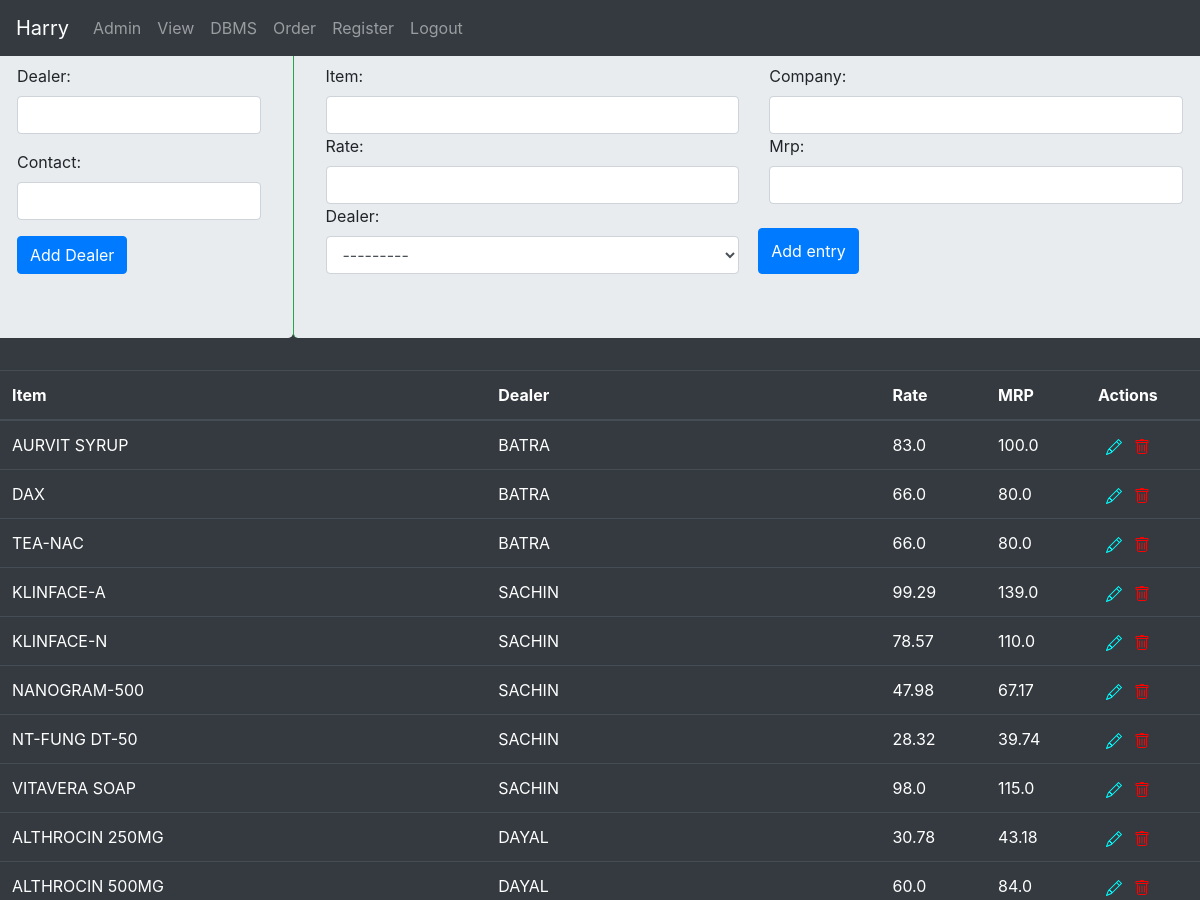
Before: /harry/dbms/ (signed in, upper part) with the older database file.
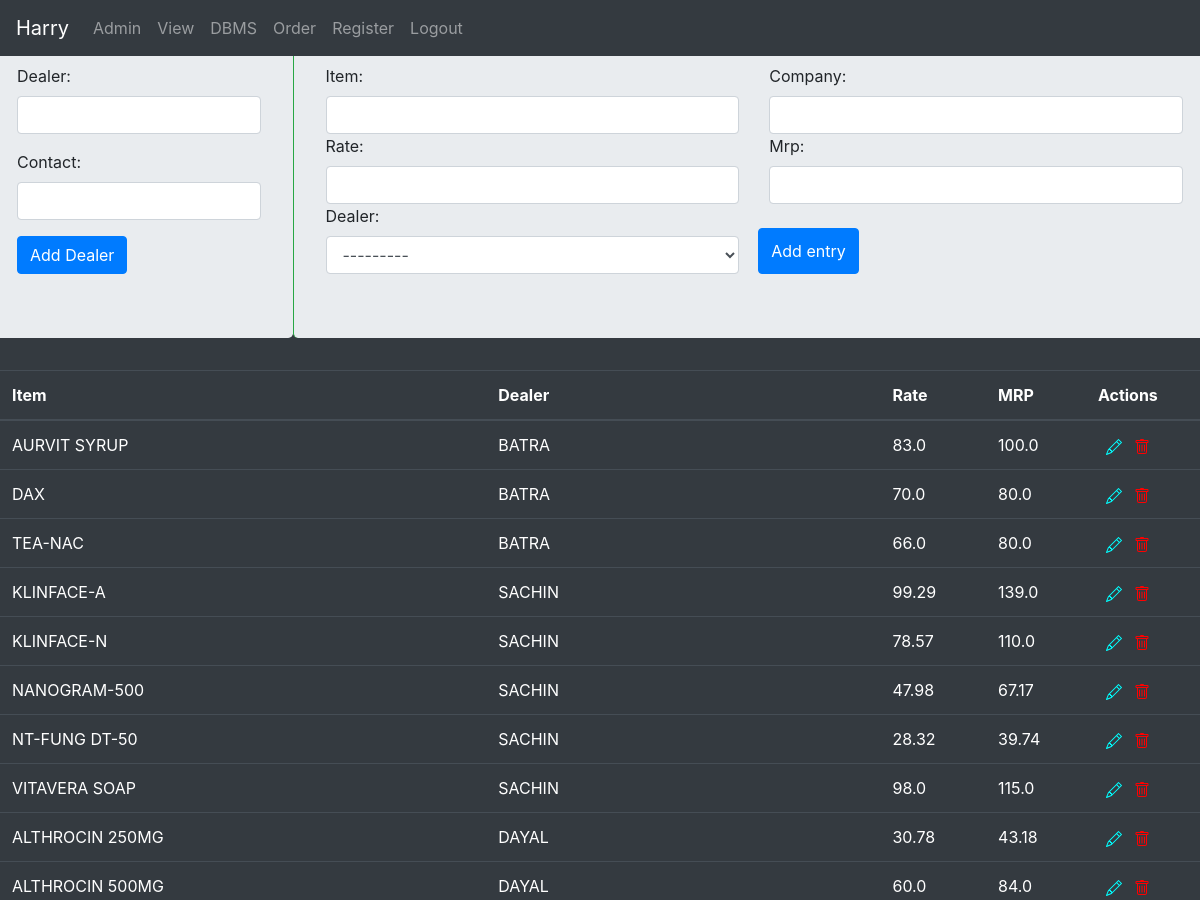
After: the same page with the newer database file.
### basicapp/models.py (models this page shows, shortened)
class UserStock(models.Model):
    owner = models.ForeignKey(User, on_delete=models.CASCADE, default=None)
    dealer = models.ForeignKey(UserDealers, on_delete=models.CASCADE)
    item=models.CharField(max_length=200)
    company = models.CharField(max_length=200, blank=True, default=None)
    rate=models.FloatField(blank=True, default=None)
    mrp = models.FloatField(blank=True, default=None)

class UserDealers(models.Model):
    owner = models.ForeignKey(User, on_delete=models.CASCADE)
    dealer=models.CharField(max_length=200)
    contact = models.TextField(max_length=100, blank=True)
    def __str__(self):
        return self.dealer

### basicapp/views.py (the view, shortened to what this page needs)
# urls.py: path('dbms/', views.dbms.as_view(), name='dbms'),
class dbms(View):
    def get(self,request,*args,**kwargs):
        if request.user.is_authenticated:
            entry_form = EntryForm(request.user, request.POST)
            dealer_form = DealerForm()
            itemlist=UserStock.objects.filter(owner__username=request.user.username).order_by('dealer','item')
            return render(request, 'basicapp/dbms.html', {'entry_form': entry_form, 'dealer_form': dealer_form,'records':itemlist})
        else:
            return render(request, 'basicapp/login.html')

### basicapp/forms.py
class EntryForm(forms.ModelForm):
    def __init__(self,user,*args, **kwargs):
        super().__init__(*args, **kwargs)
        self.fields['dealer'].queryset = UserDealers.objects.filter(owner=user)
    class Meta():
        model=UserStock
        fields = ('item', 'company', 'rate', 'mrp', 'dealer')
        widgets={
            'item': forms.TextInput(attrs={'class': 'form-control'}),
            'dealer': forms.Select(attrs={'class': 'form-control'}),
            'company': forms.TextInput(attrs={'class': 'form-control'}),
            'rate': forms.NumberInput(attrs={'class': 'form-control'}),
            'mrp': forms.NumberInput(attrs={'class': 'form-control'}),
        }

class DealerForm(forms.ModelForm):
    dealer = forms.CharField(max_length=200,widget=forms.TextInput(attrs={'class': 'form-control'}))
    contact = forms.CharField(widget=forms.TextInput(attrs={'class': 'form-control'}))
    class Meta():
        model=UserDealers
        fields=('dealer','contact')

### templates/basicapp/dbms.html (shortened to what this page needs)
{% extends 'basicapp/base.html' %}
{% block bodyblock %}
<div class="row">
<div class="col-lg-3 jumbotron">
    <form method="post" enctype="multipart/form-data">
        {{dealer_form.as_p}}
        <input type="submit" class="btn btn-primary" name="add_d" value="Add Dealer">
    </form>
</div>
<div class="jumbotron col-lg-9 border-success border-left">
    <form method="post" enctype="multipart/form-data">
        <div class="row">
        {% for field in entry_form %}
        <div class="col-lg-6">
            {{ field.label_tag }}{{ field }}
        </div>
        {% endfor %}
        <input type="submit" class="btn btn-primary mt-4 ml-1" name="add_e" value="Add entry">
        </div>
    </form>
</div></div>
{% if records %}
<div class="table-responsive-lg">
    <table class="table table-dark">
        <thead class="thread-dark">
            <th>Item</th>
            <th>Dealer</th>
            <th>Rate</th>
            <th>MRP</th>
            <th>Actions</th>
        </thead>
        {% for row in records %}
        <tr>
            <td>{{row.item}}</td>
            <td>{{row.dealer}}</td>
            <td>{{row.rate}}</td>
            <td>{{row.mrp}}</td>
            <td><a href="/edit/{{ row.id }}" class="p-2">
                </a>  <a href="/delete/{{ row.id }}"></a></td>
        </tr>
        {% endfor %}
    </table>
</div>
{% else %}
<h1>No Records Found!</h1>
{% endif %}
{% endblock bodyblock %}

Changed rows visible on the page:
changed UserStock "DAX": rate "66.0" → "70.0"
